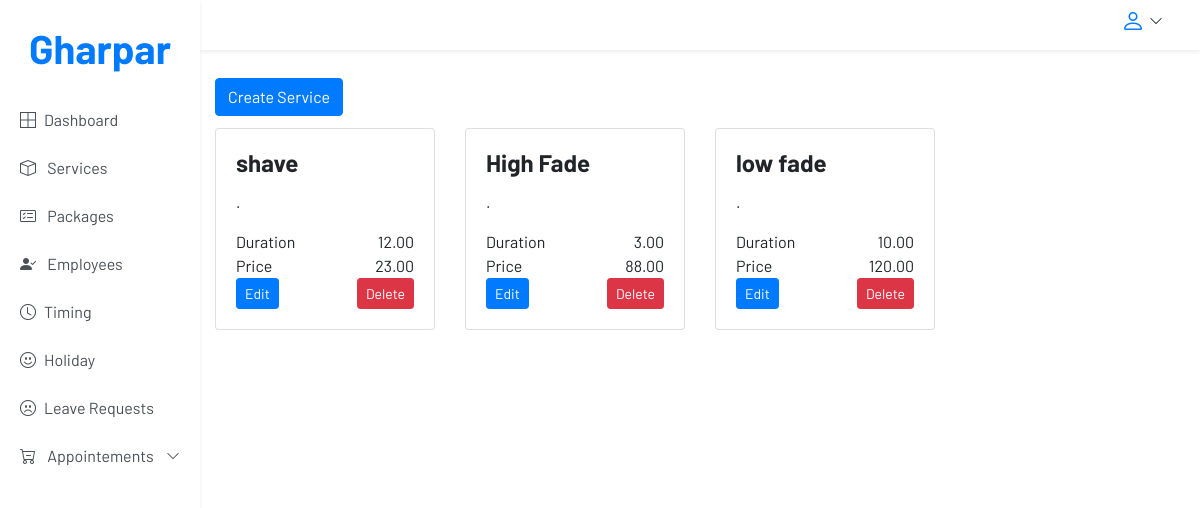
Before: /service/1/ (signed in) with the older database file.
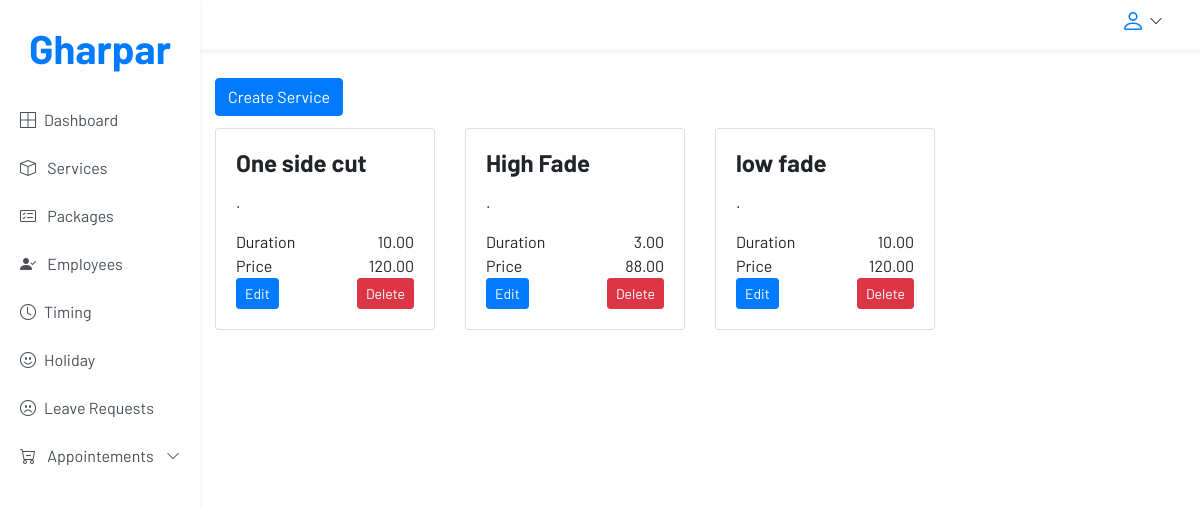
After: the same page with the newer database file.
### core/models.py (models this page shows, shortened)
class Service(models.Model):
    name = models.CharField(max_length=200, verbose_name='Name')
    description = models.TextField(verbose_name='Description')
    image = models.ImageField(verbose_name='Image', upload_to='services')
    category = models.ForeignKey('Category', on_delete=models.CASCADE, verbose_name='Category')
    price = models.DecimalField(max_digits=10, decimal_places=2, verbose_name='Price')
    duration = models.DecimalField(max_digits=10, decimal_places=2, verbose_name='Duration')
    created = models.DateTimeField(auto_now_add=True, verbose_name='Created at')
    class Meta:
        verbose_name = 'service'
        verbose_name_plural = 'services'
        ordering = ['-created']

### accounts/restrictions.py (the view)
    def wrapper(request, *args, **kwargs):
        if request.user.is_authenticated:
            if request.user.is_superuser:
                return function(request, *args, **kwargs)
            else:
                messages.error(request, 'You are not authorized to access this page')
                return redirect('home')
        else:
            messages.error(request, 'You are not authorized to access this page, please login!')
            return redirect('login')

### accounts/restrictions.py (called while the page is built)
def only_admin(function):
    def wrapper(request, *args, **kwargs):
        if request.user.is_authenticated:
            if request.user.is_superuser:
                return function(request, *args, **kwargs)
            else:
                messages.error(request, 'You are not authorized to access this page')
                return redirect('home')
        else:
            messages.error(request, 'You are not authorized to access this page, please login!')
            return redirect('login')
    return wrapper

### core/views.py (called while the page is built)
@only_admin
def admin_service_view(request, pk):
    category = get_object_or_404(Category, pk=pk)
    services = Service.objects.filter(category=category)
    context = {
        'services': services,
        'category': category,
    }
    return render(request, 'admin/service_view.html', context)

### templates/admin/service_view.html (shortened to what this page needs)
{% extends "partials/base.html" %} {% load static %} {% block content %}
<main class="container-fluid">
  {% if services %}
   <a class="my-1 btn btn-primary" href="{% url 'admin_service_add' category.id %}">Create Service</a>
  <section class="row">
    {% for service in services %}
    <div class="col-md-3 col-sm-4 col-12">
      <div class="card booking-card v-2 mt-2 mb-4 rounded-bottom">
        <div class="card-body">
          <h4 class="card-title font-weight-bold"><a>{{service.name}}</a></h4>
          <p class="card-text">{{service.descriptionn}}.</p>
          <ul
            class="list-unstyled d-flex justify-content-between align-items-center mb-0"
          >
            <li>Duration</li>
            <li>
              <div class="chip ms-3">{{service.duration}}</div>
            </li>
          </ul>
          <ul
            class="list-unstyled d-flex justify-content-between align-items-center mb-0"
          >
            <li>Price</li>
            <li>
              <div class="chip ms-3">{{service.price}}</div>
            </li>
          </ul>
          <div class="d-flex justify-content-between">
            <a
              href="{% url 'admin_service_edit' service.id %}"
              class="btn btn-primary btn-sm"
              >Edit</a
            >
            <a
              href="{% url 'admin_service_delete' service.id %}"
              class="btn btn-danger btn-sm"
              >Delete</a
            >
          </div>
        </div>
      </div>
    </div>
    {% endfor %}
  {% endif %}
  </section>
</main>
{% endblock %}

Changed rows visible on the page:
no longer on this page (row edited): Service: name "shave", duration "12.00", price "23.00"
added Service: name "One side cut", duration "10.00", price "120.00"
